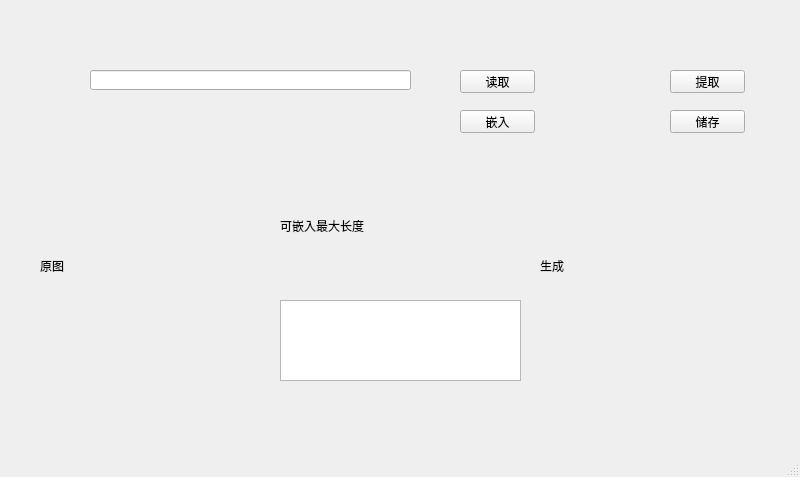
<?xml version="1.0" encoding="UTF-8"?>
<ui version="4.0">
 <class>MainWindow</class>
 <widget class="QMainWindow" name="MainWindow">
  <property name="geometry">
   <rect>
    <x>0</x>
    <y>0</y>
    <width>800</width>
    <height>477</height>
   </rect>
  </property>
  <property name="windowTitle">
   <string>MainWindow</string>
  </property>
  <widget class="QWidget" name="centralwidget">
   <widget class="QPushButton" name="pushButton">
    <property name="geometry">
     <rect>
      <x>460</x>
      <y>70</y>
      <width>75</width>
      <height>23</height>
     </rect>
    </property>
    <property name="text">
     <string>读取</string>
    </property>
   </widget>
   <widget class="QPushButton" name="pushButton_2">
    <property name="geometry">
     <rect>
      <x>670</x>
      <y>110</y>
      <width>75</width>
      <height>23</height>
     </rect>
    </property>
    <property name="text">
     <string>储存</string>
    </property>
   </widget>
   <widget class="QPushButton" name="pushButton_3">
    <property name="geometry">
     <rect>
      <x>460</x>
      <y>110</y>
      <width>75</width>
      <height>23</height>
     </rect>
    </property>
    <property name="text">
     <string>嵌入</string>
    </property>
   </widget>
   <widget class="QPushButton" name="pushButton_4">
    <property name="geometry">
     <rect>
      <x>670</x>
      <y>70</y>
      <width>75</width>
      <height>23</height>
     </rect>
    </property>
    <property name="text">
     <string>提取</string>
    </property>
   </widget>
   <widget class="QLabel" name="label">
    <property name="geometry">
     <rect>
      <x>280</x>
      <y>190</y>
      <width>241</width>
      <height>71</height>
     </rect>
    </property>
    <property name="text">
     <string>可嵌入最大长度</string>
    </property>
   </widget>
   <widget class="QLabel" name="label_2">
    <property name="geometry">
     <rect>
      <x>40</x>
      <y>140</y>
      <width>231</width>
      <height>251</height>
     </rect>
    </property>
    <property name="text">
     <string>原图</string>
    </property>
   </widget>
   <widget class="QLabel" name="label_3">
    <property name="geometry">
     <rect>
      <x>540</x>
      <y>140</y>
      <width>231</width>
      <height>251</height>
     </rect>
    </property>
    <property name="text">
     <string>生成</string>
    </property>
   </widget>
   <widget class="QTextEdit" name="textEdit">
    <property name="geometry">
     <rect>
      <x>280</x>
      <y>300</y>
      <width>241</width>
      <height>81</height>
     </rect>
    </property>
   </widget>
   <widget class="QLineEdit" name="lineEdit">
    <property name="geometry">
     <rect>
      <x>90</x>
      <y>70</y>
      <width>321</width>
      <height>20</height>
     </rect>
    </property>
   </widget>
  </widget>
  <widget class="QMenuBar" name="menubar">
   <property name="geometry">
    <rect>
     <x>0</x>
     <y>0</y>
     <width>800</width>
     <height>23</height>
    </rect>
   </property>
  </widget>
  <widget class="QStatusBar" name="statusbar"/>
 </widget>
 <resources/>
 <connections/>
</ui>
